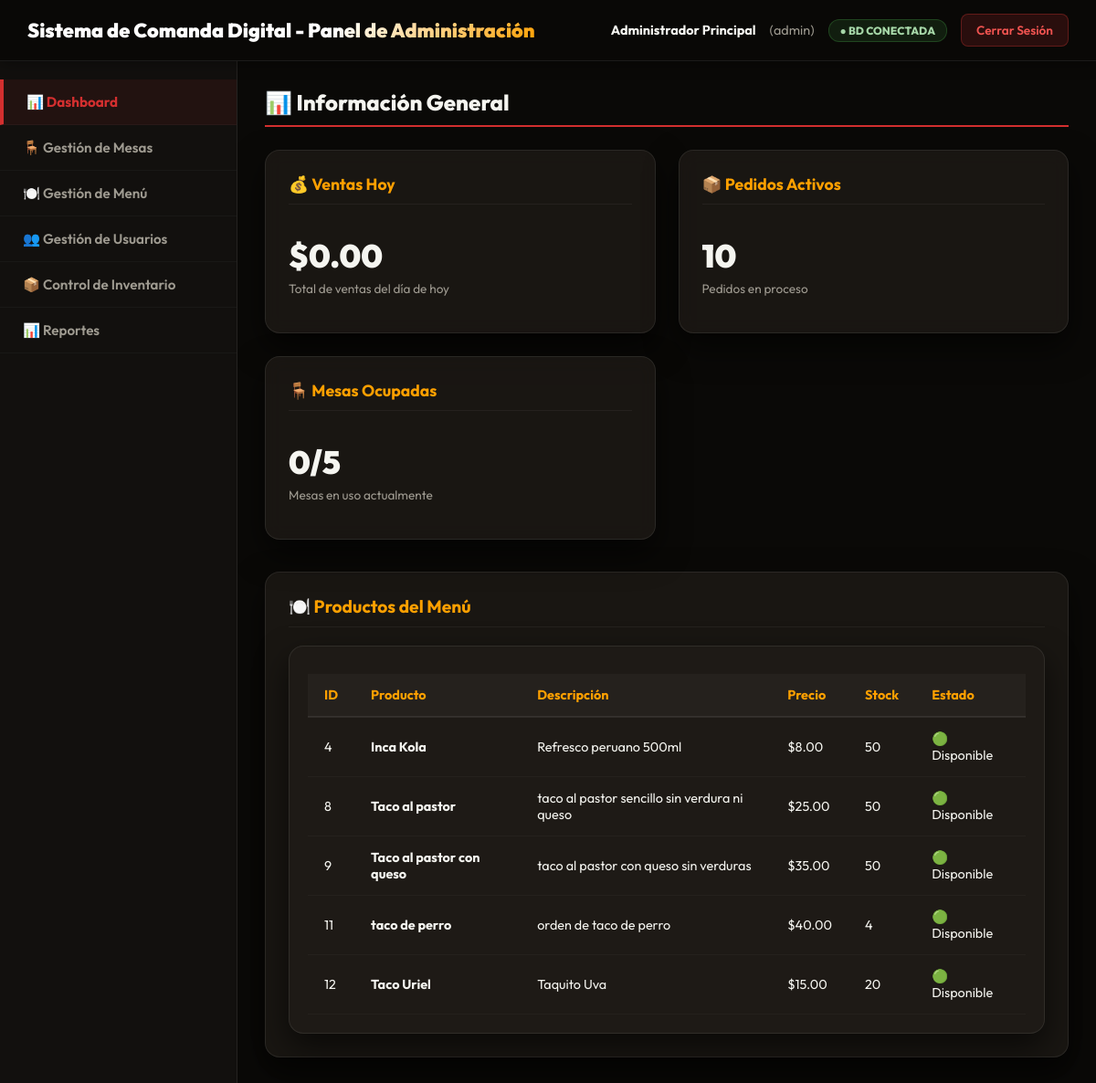
Before: /index.php?action=admin&seccion=dashboard (signed in) with the older database file.
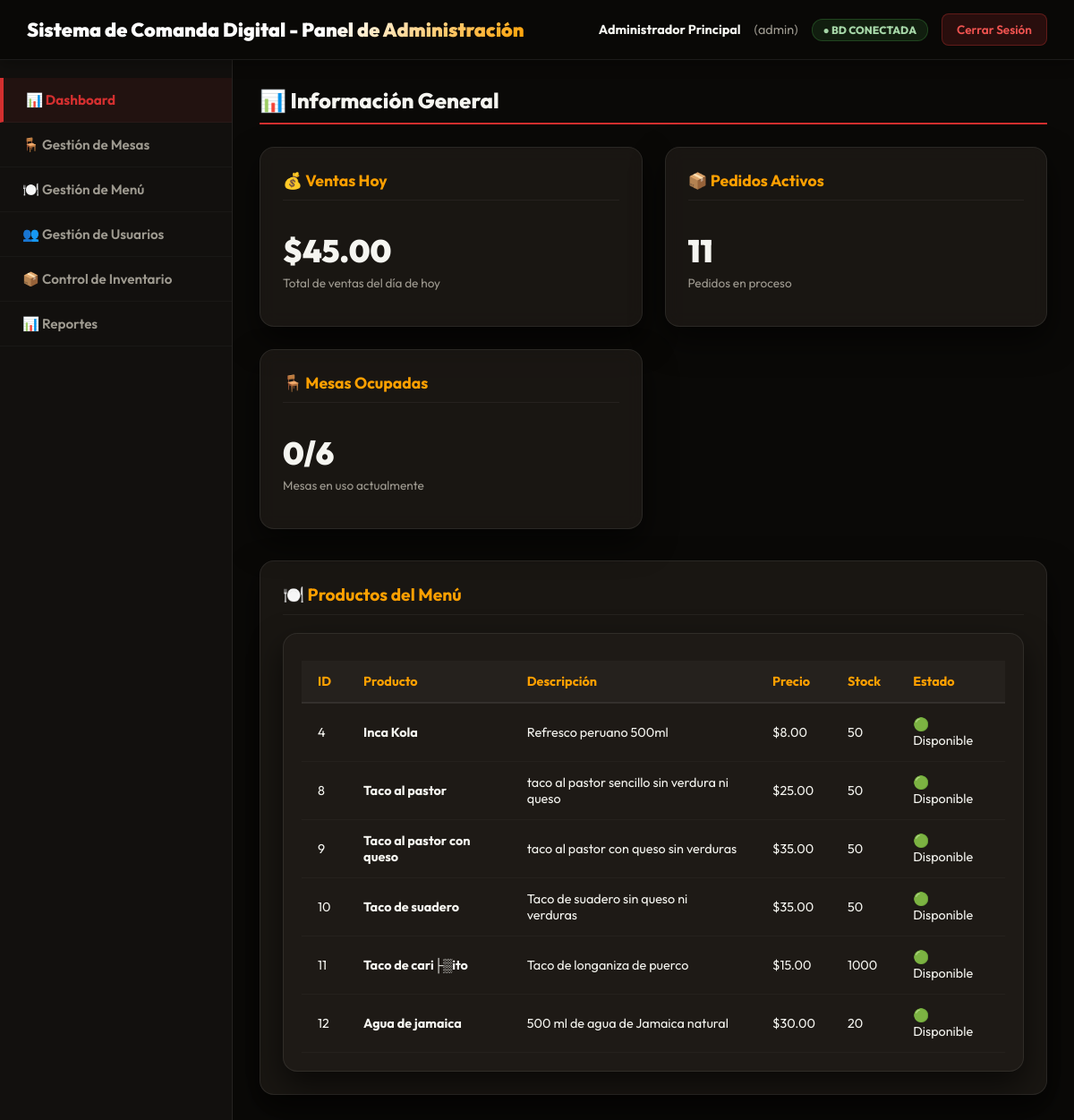
After: the same page with the newer database file.
### tables this page shows
CREATE TABLE `productos` (
  `id` int NOT NULL AUTO_INCREMENT,
  `nombre` varchar(200) NOT NULL,
  `descripcion` text,
  `precio` decimal(10,2) NOT NULL,
  `categoria_id` int DEFAULT NULL,
  `imagen_url` varchar(500) DEFAULT NULL,
  `stock` int DEFAULT '0',
  `activo` tinyint(1) DEFAULT '1',
  `tiempo_preparacion` int DEFAULT '15',
  `imagen` varchar(255) DEFAULT NULL,
  PRIMARY KEY (`id`),
  KEY `categoria_id` (`categoria_id`),
  CONSTRAINT `productos_ibfk_1` FOREIGN KEY (`categoria_id`) REFERENCES `categorias_menu` (`id`)
);

### models/Producto.php (called while the page is built, shortened)
<?php
class Producto {
    private $db;
    public function __construct() {
        $this->db = Database::getConnection();
    }
    public function getAllActive() {
        $sql = "SELECT p.*, c.nombre as categoria FROM productos p
                LEFT JOIN categorias_menu c ON p.categoria_id = c.id
                WHERE p.activo = 1 ORDER BY p.id";
        $stmt = $this->db->prepare($sql);
        $stmt->execute();
        return $stmt->fetchAll(PDO::FETCH_ASSOC);
    }
}
?>

### config/database.php (called while the page is built, shortened)
<?php
class Database {
    private static $connection = null;
    public static function getConnection() {
        if (self::$connection === null) {
            try {
                $dsn = "mysql:host=" . DB_HOST . ";dbname=" . DB_NAME . ";charset=utf8mb4";
                self::$connection = new PDO($dsn, DB_USER, DB_PASS);
                self::$connection->setAttribute(PDO::ATTR_ERRMODE, PDO::ERRMODE_EXCEPTION);
                self::$connection->exec("SET time_zone = '-05:00'");
            } catch(PDOException $e) {
                die("Error de conexión: " . $e->getMessage());
            }
        }
        return self::$connection;
    }
}
?>

### models/Venta.php (called while the page is built)
<?php
class Venta {
    private $db;
    public function __construct() {
        $this->db = Database::getConnection();
    }
    public function getVentasHoy() {
        $sql = "SELECT COALESCE(SUM(total), 0) as total FROM ventas WHERE DATE(fecha_pago) = CURDATE() AND estado = 'pagado'";
        $stmt = $this->db->prepare($sql);
        $stmt->execute();
        $result = $stmt->fetch(PDO::FETCH_ASSOC);
        return $result['total'];
    }
}
?>

### models/Pedido.php (called while the page is built)
<?php
class Pedido {
    private $db;
    public function __construct() {
        $this->db = Database::getConnection();
    }
    public function getPedidosActivos() {
        $sql = "SELECT COUNT(*) as total FROM pedidos WHERE estado IN ('pendiente', 'confirmado', 'en_preparacion')";
        $stmt = $this->db->prepare($sql);
        $stmt->execute();
        $result = $stmt->fetch(PDO::FETCH_ASSOC);
        return $result['total'];
    }
}
?>

### models/Mesa.php (called while the page is built, shortened)
<?php
class Mesa {
    private $db;
    public function __construct() {
        $this->db = Database::getConnection();
    }
    public function getTotalMesas() {
        $sql = "SELECT COUNT(*) as total FROM mesas WHERE activa = 1";
        $stmt = $this->db->prepare($sql);
        $stmt->execute();
        $result = $stmt->fetch(PDO::FETCH_ASSOC);
        return $result['total'];
    }
    public function getMesasOcupadas() {
        $sql = "SELECT COUNT(*) as ocupadas FROM mesas WHERE estado = 'ocupada' AND activa = 1";
        $stmt = $this->db->prepare($sql);
        $stmt->execute();
        $result = $stmt->fetch(PDO::FETCH_ASSOC);
        return $result['total'] ?? $result['ocupadas'];
    }
}
?>

### views/admin/dashboard.php (the view)
<?php
require_once __DIR__ . '/../layout/header.php';
?>
<div id="dashboard" class="content-section">
    <h2>📊 Información General</h2>
    <div class="dashboard-cards">
        <div class="card">
            <h3>💰 Ventas Hoy</h3>
            <div class="card-content">
                <p class="metric-value">$<?php echo number_format($data['ventas_hoy'], 2); ?></p>
                <p class="metric-label">Total de ventas del día de hoy</p>
            </div>
        </div>
        <div class="card">
            <h3>📦 Pedidos Activos</h3>
            <div class="card-content">
                <p class="metric-value"><?php echo $data['pedidos_activos']; ?></p>
                <p class="metric-label">Pedidos en proceso</p>
            </div>
        </div>
        <div class="card">
            <h3>🪑 Mesas Ocupadas</h3>
            <div class="card-content">
                <p class="metric-value"><?php echo $data['mesas_ocupadas']; ?>/<?php echo $data['total_mesas']; ?></p>
                <p class="metric-label">Mesas en uso actualmente</p>
            </div>
        </div>
    </div>
    <div class="report-section">
        <h3>🍽️ Productos del Menú</h3>
        <div class="table-container">
            <table class="data-table">
                <thead>
                    <tr>
                        <th>ID</th>
                        <th>Producto</th>
                        <th>Descripción</th>
                        <th>Precio</th>
                        <th>Stock</th>
                        <th>Estado</th>
                    </tr>
                </thead>
                <tbody>
                    <?php foreach ($data['productos'] as $row): ?>
                        <?php
                        $estado = $row['stock'] > 0 ? '🟢 Disponible' : '🔴 Sin stock';
                        ?>
                        <tr>
                            <td><?php echo $row['id']; ?></td>
                            <td><strong><?php echo $row['nombre']; ?></strong></td>
                            <td><?php echo $row['descripcion']; ?></td>
                            <td>$<?php echo number_format($row['precio'], 2); ?></td>
                            <td><?php echo $row['stock']; ?></td>
                            <td><?php echo $estado; ?></td>
                        </tr>
                    <?php endforeach; ?>
                </tbody>
            </table>
        </div>
    </div>
</div>
<?php require_once __DIR__ . '/../layout/footer.php'; ?>

Changed rows visible on the page:
now on this page (row edited): productos: id "10", nombre "Taco de suadero", descripcion "Taco de suadero sin queso ni verduras", precio "35.00", stock "50", stock "🟢 Disponible"
changed productos id 11: nombre "taco de perro" → "Taco de cari├▒ito"; descripcion "orden de taco de perro" → "Taco de longaniza de puerco"; precio "40.00" → "15.00"; stock "4" → "1000"
changed productos id 12: nombre "Taco Uriel" → "Agua de jamaica"; descripcion "Taquito Uva" → "500 ml de agua de Jamaica natural"; precio "15.00" → "30.00"
Other visible differences:
$data['ventas_hoy']: "0.00" → "45.00"
$data['pedidos_activos']: "10" → "11"
$data['total_mesas']: "5" → "6"
